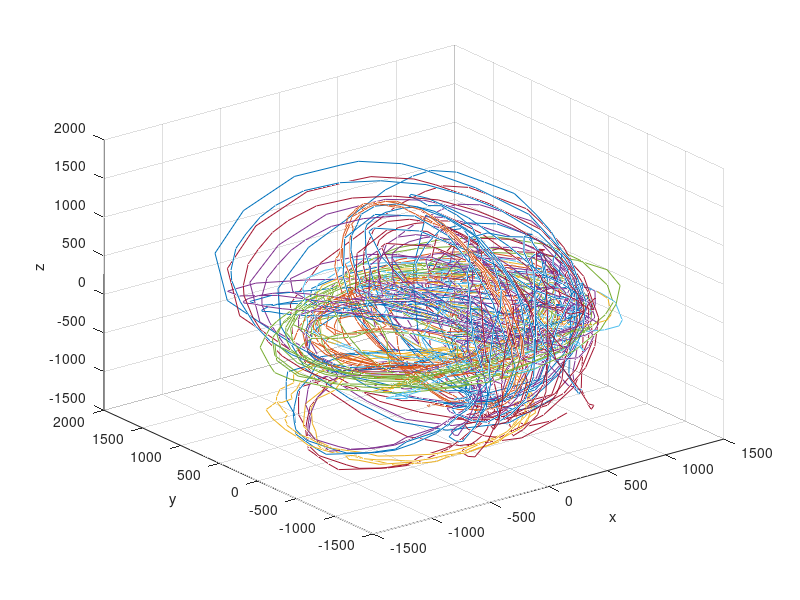

Here is the MATLAB script that generated this plot:
%% Калибровка магнитометра
clear;

%% Данные (измерения датчика), вращение магнитометра вокруг всех 3-х осей
xyz = [
-73      -436      -808      
-101      -462      -797      
-117      -450      -806      
-52      -460      -816      
15      -431      -833      
85      -343      -821      
150      -251      -818      
117      -180      -821      
150      21      -757      
185      82      -738      
180      227      -692      
202      341      -690      
152      417      -695      
92      502      -687      
47      563      -707      
-68      635      -716      
-188      706      -723      
-247      742      -723      
-356      756      -738      
-508      756      -767      
-607      682      -833      
-788      563      -888      
-911      420      -970      
-981      328      -996      
-1068      182      -1008      
-1133      63      -1016      
-1177      -143      -1040      
-1117      -410      -1062      
-1080      -518      -1073      
-930      -653      -1068      
-810      -735      -1047      
-723      -846      -947      
-515      -817      -916      
-395      -801      -847      
-267      -737      -821      
-150      -673      -821      
-25      -566      -841      
-3      -500      -838      
17      -426      -860      
96      -357      -865      
110      -260      -867      
156      -198      -845      
158      -185      -852      
77      -293      -860      
38      -428      -860      
-68      -581      -836      
-242      -713      -831      
-390      -792      -872      
-536      -817      -898      
-742      -780      -947      
-846      -796      -991      
-1003      -671      -1035      
-1245      -500      -1030      
-1133      -203      -1140      
-1120      82      -1088      
-948      362      -1027      
-897      547      -942      
-795      703      -823      
-728      785      -760      
-555      803      -770      
-402      851      -731      
-283      817      -736      
-161      772      -748      
-61      725      -757      
61      663      -738      
147      581      -748      
217      523      -736      
283      412      -748      
330      312      -753      
351      177      -757      
330      30      -772      
281      -165      -818      
210      -253      -843      
175      -355      -850      
138      -431      -872      
73      -433      -906      
96      -423      -921      
87      -376      -933      
117      -227      -921      
122      -111      -935      
110      -16      -906      
108      122      -872      
90      212      -808      
115      352      -751      
115      478      -661      
115      592      -573      
123      732      -432      
136      801      -337      
120      896      -175      
126      957      -62      
128      1025      147      
108      1038      293      
101      1033      495      
90      1022      633      
77      980      721      
90      898      841      
120      798      950      
168      653      1050      
168      468      1152      
191      280      1173      
188      37      1168      
202      -208      1103      
180      -388      1016      
180      -616      862      
172      -806      672      
180      -948      430      
177      -1046      142      
158      -1070      -57      
138      -1060      -235      
108      -1005      -420      
98      -912      -587      
82      -748      -755      
66      -600      -838      
15      -468      -880      
3      -415      -885      
1      -415      -872      
0      -602      -818      
13      -775      -728      
6      -901      -615      
-6      -1010      -448      
3      -1088      -165      
38      -1093      77      
92      -1051      298      
131      -948      517      
163      -820      713      
175      -611      921      
172      -355      1106      
120      21      1237      
73      331      1256      
36      526      1217      
-1      756      1098      
-15      912      928      
0      991      751      
-3      1055      582      
0      1070      388      
11      1036      165      
17      965      -16      
13      877      -178      
71      735      -376      
101      537      -561      
136      378      -685      
150      225      -765      
136      -3      -860      
112      -165      -885      
112      -378      -885      
55      -486      -877      
43      -495      -885      
108      -552      -850      
267      -690      -762      
425      -775      -605      
617      -761      -371      
765      -697      -80      
832      -595      235      
826      -481      527      
778      -370      765      
707      -298      940      
590      -148      1115      
527      -51      1212      
360      143      1371      
172      355      1490      
-77      571      1543      
-267      808      1487      
-408      1060      1327      
-531      1242      1103      
-628      1295      967      
-732      1323      777      
-821      1318      628      
-881      1290      386      
-895      1260      271      
-856      1205      3      
-810      1076      -273      
-756      975      -435      
-661      835      -590      
-515      671      -736      
-376      497      -838      
-270      372      -882      
-212      243      -901      
-150      153      -882      
-82      46      -891      
-13      -103      -901      
13      -170      -875      
50      -298      -828      
43      -445      -792      
50      -465      -785      
46      -488      -775      
63      -492      -775      
152      -410      -782      
300      -310      -765      
460      -180      -711      
622      -68      -610      
756      51      -435      
881      98      -222      
941      75      -43      
982      51      147      
952      46      398      
881      46      582      
837      13      707      
745      -85      818      
731      -177      860      
555      -338      977      
406      -561      940      
343      -787      800      
201      -1020      585      
82      -1207      268      
8      -1292      -175      
-27      -1237      -483      
-60      -1102      -721      
-22      -906      -911      
50      -775      -908      
122      -632      -896      
171      -531      -843      
188      -521      -833      
186      -476      -860      
175      -452      -867      
96      -423      -885      
-13      -348      -942      
-57      -146      -1001      
-145      125      -1022      
-293      420      -955      
-378      742      -806      
-522      1048      -600      
-626      1236      -417      
-835      1408      -80      
-846      1551      471      
-598      1558      918      
-286      1368      1320      
-27      1168      1451      
47      1043      1528      
193      706      1592      
277      552      1553      
471      167      1412      
712      -161      1120      
805      -571      666      
775      -811      252      
677      -911      -31      
568      -957      -242      
390      -946      -507      
172      -846      -702      
22      -723      -797      
-101      -502      -845      
-198      -436      -831      
-198      -523      -797      
-258      -725      -723      
-297      -885      -612      
-370      -1001      -536      
-525      -1041      -488      
-498      -1046      -561      
-311      -980      -757      
-101      -856      -921      
310      -801      -823      
593      -772      -585      
888      -561      -213      
965      -423      -1      
976      -288      293      
906      -232      571      
818      -161      728      
668      -201      862      
438      -291      1003      
297      -256      1093      
117      -291      1120      
27      -407      1068      
-47      -552      967      
-136      -645      906      
-201      -770      821      
-305      -951      628      
-370      -1083      378      
-353      -1171      28      
-296      -1157      -311      
-221      -1027      -605      
-101      -780      -852      
-15      -613      -918      
15      -761      -816      
-31      -975      -585      
-41      -1126      -91      
-66      -877      620      
-41      -578      937      
17      -162      1132      
1      241      1205      
-85      630      1083      
-128      956      646      
-152      941      175      
-193      747      -203      
-92      397      -636      
22      -8      -845      
163      -465      -831      
280      -953      -478      
330      -1078      98      
161      -1078      461      
120      -1255      170      
265      -1323      -213      
446      -1181      -561      
603      -1012      -721      
623      -946      -813      
731      -725      -865      
856      -462      -865      
941      -338      -777      
998      -260      -661      
1115      -93      -420      
1142      -130      -198      
1133      -220      13      
1063      -328      150      
976      -462      265      
857      -592      325      
682      -737      332      
531      -813      398      
342      -777      580      
188      -563      843      
76      -325      988      
-61      85      1108      
-185      497      1008      
-3      832      736      
155      906      308      
310      747      -98      
420      507      -373      
492      350      -532      
541      201      -622      
638      92      -653      
805      25      -546      
982      56      -332      
1082      158      -31      
1110      267      172      
1123      365      208      
1122      438      113      
1122      402      3      
1150      301      16      
1133      256      178      
1060      417      461      
946      611      546      
816      798      527      
652      908      446      
561      957      260      
467      938      77      
425      853      -126      
560      616      -361      
805      222      -391      
976      -22      -201      
1047      -45      147      
1093      -16      415      
1071      92      628      
1060      277      777      
1006      336      911      
966      415      1022      
848      621      1122      
731      808      1215      
636      1003      1186      
593      1167      1055      
498      1382      816      
335      1535      505      
-25      1585      193      
-360      1471      -150      
-497      1231      -463      
-530      853      -838      
-413      466      -1088      
-311      27      -1225      
-126      -370      -1237      
92      -621      -1142      
136      -782      -1057      
348      -911      -838      
436      -915      -795      
443      -737      -975      
376      -516      -1120      
372      -212      -1161      
402      372      -1040      
416      830      -736      
555      1093      -366      
610      1186      -132      
680      1223      88      
728      1205      476      
788      1141      407      
827      1083      335      
851      1038      311      
913      975      342      
895      960      327      
908      925      268      
936      885      206      
941      858      203      
925      820      77      
918      816      55      
876      787      1      
857      798      -18      
830      770      -80      
767      782      -137      
696      808      -165      
638      790      -286      
566      772      -366      
482      680      -538      
397      346      -826      
286      -61      -1008      
191      -288      -1062      
90      -407      -1086      
15      -465      -1111      
-73      -510      -1132      
-122      -502      -1168      
-142      -481      -1193      
-240      -571      -1183      
-342      -813      -1086      
-420      -1020      -965      
-468      -1260      -636      
-457      -1401      -227      
-436      -1408      -36      
-406      -1342      135      
-270      -1191      483      
-115      -1048      638      
-20      -915      777      
27      -798      865      
106      -611      978      
131      -405      1066      
226      -162      1155      
272      106      1168      
297      267      1152      
388      486      1068      
405      685      972      
378      735      1016      
297      763      1103      
233      642      1207      
198      367      1295      
188      113      1305      
233      -103      1246      
258      -365      1142      
307      -516      1035      
436      -747      726      
612      -748      530      
735      -748      352      
810      -703      296      
840      -661      268      
892      -557      213      
952      -417      245      
995      -341      278      
932      -291      520      
902      -262      595      
853      -243      677      
811      -365      653      
721      -465      682      
638      -585      690      
666      -697      568      
658      -806      391      
541      -911      342      
365      -1062      222      
270      -1133      55      
235      -1155      -175      
226      -1097      -386      
226      -1031      -500      
283      -896      -641      
283      -730      -765      
152      -656      -833      
115      -523      -862         
];

%% Данные (измерения датчика), вращение магнитометра вокруг Ox
xxyz = [
-343      -441      -801      
-332      -436      -800      
-330      -441      -792      
-321      -431      -808      
-321      -438      -800      
-326      -431      -795      
-321      -447      -797      
-323      -443      -801      
-327      -431      -800      
-330      -436      -801      
-335      -457      -811      
-310      -436      -797      
-330      -428      -795      
-265      -397      -828      
-193      -438      -870      
-156      -465      -877      
-147      -547      -880      
-90      -661      -850      
-82      -822      -772      
-112      -887      -736      
-126      -983      -607      
-108      -1027      -563      
-68      -1070      -492      
-61      -1107      -402      
-57      -1145      -308      
-52      -1160      -167      
-50      -1155      -103      
-27      -1171      -11      
-31      -1138      111      
-36      -1115      257      
-6      -911      656      
-38      -820      762      
-6      -671      926      
-31      -583      1016      
0      -445      1096      
13      -253      1196      
13      -141      1222      
-33      -42      1258      
-55      56      1271      
-47      108      1281      
-41      165      1281      
-47      251      1290      
-31      325      1276      
-15      391      1266      
-27      481      1248      
-33      526      1227      
-55      616      1212      
-50      703      1152      
-52      768      1096      
-41      832      1030      
-47      908      952      
-61      962      893      
-43      1022      772      
-46      1055      710      
-63      1072      607      
-71      1086      430      
-85      1070      317      
-82      1051      208      
-87      1020      57      
-90      911      -160      
-87      848      -260      
-82      793      -330      
-85      692      -451      
-85      561      -573      
-85      428      -666      
-87      305      -736      
-85      208      -806      
-63      101      -833      
-52      30      -875      
-76      -92      -891      
-63      -175      -918      
-66      -275      -906      
-82      -322      -916      
-85      -407      -903      
-63      -545      -882      
-76      -616      -857      
-80      -711      -823      
-71      -832      -718      
-61      -870      -682      
-41      -911      -633      
-52      -932      -626      
-73      -1022      -512      
-93      -1051      -458      
-77      -1065      -366      
-60      -1131      -118      
-52      -1097      101   
-57      -1112      128      
-61      -1067      298      
-25      -970      507      
-30      -922      590      
-43      -822      743      
-43      -792      777      
-17      -682      893      
-25      -531      1021      
-8      -376      1130      
-6      -220      1210      
25      -101      1245      
22      182      1302      
6      307      1292      
3      481      1286      
-6      613      1227      
-60      697      1176      
-61      811      1130      
-80      891      1027      
-55      943      970      
-61      1022      857      
-41      1065      746      
-31      1102      633      
-57      1110      410      
-90      1096      335      
-108      1097      317      
-133      1078      222      
-136      1031      72      
-140      965      -80      
-131      908      -165      
-103      811      -311      
-117      732      -420      
-103      608      -533      
-93      483      -631      
-103      346      -700      
-68      241      -767      
-52      127      -823      
-47      0      -865      
-68      -80      -882      
-68      -193      -898      
-73      -253      -903      
-73      -350      -901      
-61      -412      -875      
-61      -468      -882      
-73      -555      -860      
-85      -635      -826      
-90      -608      -841      
-77      -566      -865      
-85      -457      -896      
-76      -378      -903      
-71      -296      -923      
-87      -225      -906      
-77      -172      -906      
-63      -92      -887      
-50      35      -880      
-85      141      -821      
-76      236      -790      
-57      326      -755      
-36      460      -685      
-52      608      -573      
-47      716      -488      
-41      851      -347      
-38      1022      -67      
1      1093      72      
-25      1138      252      
-30      1136      468      
13      1105      695      
3      1062      813      
-13      957      983      
-8      851      1088      
20      656      1200      
43      438      1248      
38      191      1281      
6      -90      1232      
-1      -283      1156      
-6      -423      1091      
25      -583      957      
22      -730      841      
47      -927      582      
30      -1012      427      
46      -1088      193      
43      -1115      -3      
25      -1115      -203      
22      -1062      -381      
31      -1028      -473   
8      -975      -522      
-17      -893      -638      
-25      -827      -713      
-31      -677      -782      
-41      -566      -855      
-47      -468      -860      
-36      -393      -857      
-13      -272      -872      
-30      -132      -862      
-47      -48      -852      
-36      30      -836      
-36      130      -808      
-30      288      -755      
-36      455      -651      
-15      600      -561      
0      721      -437      
1      808      -340      
-6      912      -191      
-6      915      -188      
1      998      -26      
17      1043      87      
-1      1076      255      
3      1086      386      
3      1086      538      
8      1052      666      
-15      1038      743      
-11      996      816      
-3      957      885      
-8      896      967      
-43      861      1022      
-25      832      1055      
-27      772      1111      
-36      682      1166      
-27      597      1196      
-27      483      1225      
-8      373      1263      
-17      291      1251      
-17      186      1253      
1      106      1248      
-3      -80      1222      
1      -210      1178      
17      -360      1122      
17      -452      1071      
13      -597      975      
25      -718      872      
33      -793      782      
17      -870      667      
20      -925      612      
22      -1003      473      
33      -1083      281      
22      -1121      26      
71      -1131      -165      
38      -1110      -330      
22      -1072      -446      
6      -1043      -538      
20      -977      -620      
11      -908      -711      
-17      -742      -845      
-31      -635      -903      
-57      -526      -923      
-52      -528      -933 
];

%% Данные (измерения датчика), вращение магнитометра вокруг Oz
zxyz = [
367      -560      -993      
346      -560      -986      
378      -568      -988      
370      -608      -972      
360      -628      -981      
343      -685      -962      
307      -740      -978      
286      -761      -991      
242      -770      -1008      
177      -827      -1022      
120      -863      -1025      
90      -896      -1030      
8      -948      -1045      
-61      -965      -1057      
-145      -1020      -1050      
-231      -1015      -1047      
-367      -991      -1073      
-508      -980      -1076      
-615      -915      -1098      
-786      -817      -1091      
-936      -701      -1088      
-998      -640      -1050      
-1087      -571      -1018      
-1128      -510      -1013      
-1161      -455      -1008      
-1185      -362      -1003      
-1172      -180      -1003      
-1207      -90      -975      
-1193      16      -967      
-1170      122      -970      
-1133      180      -986   
-1101      256      -977      
-1047      305      -970      
-1052      348      -933      
-1022      478      -891      
-973      488      -923      
-867      518      -933      
-837      576      -913      
-756      628      -906      
-675      703      -887      
-598      730      -888      
-476      775      -880      
-390      806      -880      
-340      820      -882      
-210      835      -885      
-60      846      -857      
15      813      -870      
108      713      -903      
280      652      -888      
390      585      -852      
462      457      -880      
538      326      -908      
543      230      -908      
561      143      -911      
606      85      -926      
606      -16      -942      
612      -117      -933      
617      -227      -945      
596      -328      -962  
517      -420      -996      
485      -505      -1006      
452      -626      -996      
420      -671      -1022      
372      -766      -1032      
316      -793      -1035      
256      -835      -1030      
155      -925      -1060      
20      -960      -1078      
-93      -991      -1091      
-212      -1020      -1108      
-275      -1020      -1101      
-400      -1041      -1111      
-533      -1007      -1096      
-661      -977      -1108      
-758      -908      -1132      
-818      -882      -1115      
-906      -827      -1091      
-995      -780      -1076      
-1071      -727      -1055      
-1077      -656      -1052      
-1158      -523      -1052      
-1210      -402      -1032      
-1242      -262      -1022      
-1237      -108      -986      
-1245      32      -952      
-1231      227      -898      
-1193      360      -867      
-1087      443      -893      
-1017      495      -903      
-1001      518      -901      
-965      568      -888      
-890      640      -857      
-726      711      -872      
-666      803      -831      
-530      856      -828      
-373      856      -821      
-275      865      -833      
-126      853      -828      
-63      837      -831      
60      777      -841      
202      692      -865      
353      616      -838      
446      528      -813      
552      346      -845      
593      108      -888      
617      -111      -928      
598      -286      -935      
550      -370      -955      
515      -486      -957      
468      -605      -960      
392      -666      -986      
353      -742      -993      
302      -790      -1022      
235      -870      -1035      
171      -908      -1060      
101      -933      -1081      
110      -922      -1081      
223      -798      -1068      
418      -587      -1030      
527      -438      -983      
555      -143      -977      
508      158      -918      
392      452      -882      
316      555      -898      
201      632      -888      
60      723      -870      
-87      780      -865      
-193      723      -923      
-372      687      -962      
-555      616      -1011      
-753      516      -1042      
-860      370      -1091      
-962      225      -1115      
-987      87      -1137      
-1038      -45      -1161      
-1075      -180      -1173      
-1012      -307      -1207      
-992      -365      -1210      
-1031      -471      -1198      
-1003      -550      -1183      
-927      -713      -1193      
-758      -851      -1173      
-582      -915      -1161      
-443      -901      -1183      
-316      -882      -1198      
-82      -803      -1200      
112      -820      -1140      
302      -732      -1073      
427      -645      -1037      
452      -545      -1022      
547      -436      -972      
582      -331      -952      
596      -236      -952      
571      -137      -960      
547      -1      -952      
533      280      -885      
435      521      -836      
277      611      -875      
110      652      -906      
-46      703      -928      
-253      718      -937      
-452      597      -1030      
-527      563      -1025      
-633      536      -1030      
-767      421      -1040      
-900      203      -1098      
-960      68      -1111      
-1052      -92      -1122      
-1025      -225      -1155      
-1043      -352      -1161     
-997      -468      -1168      
-943      -502      -1205      
-902      -652      -1191      
-841      -782      -1210      
-742      -885      -1176      
-685      -885      -1198      
-598      -953      -1181      
-503      -981      -1135      
-357      -1031      -1108      
-182      -1133      -1013      
-66      -1020      -1052      
22      -948      -1062      
123      -841      -1078      
218      -772      -1062      
310      -587      -1078      
381      -476      -1047      
402      -492      -1027  
];

%% Графики данных
% Данные (измерения датчика), вращение магнитометра вокруг всех 3-х осей
x = xyz(:,1);
y = xyz(:,2);
z = xyz(:,3);

% Данные (измерения датчика), вращение магнитометра вокруг Ox
xx = xxyz(:,1);
xy = xxyz(:,2);
xz = xxyz(:,3);

% Данные (измерения датчика), вращение магнитометра вокруг Oz
zx = zxyz(:,1);
zy = zxyz(:,2);
zz = zxyz(:,3);

% Графики
plot3(x,y,z)
grid on
xlabel("x");ylabel("y");zlabel("z")
hold on

plot3(xx,xy,xz)
grid on
hold on

plot3(zx,zy,zz)
grid on
hold on

%% Hard Iron помехи
x_c = (max(x)+min(x))/2;
y_c = (max(y)+min(y))/2;
z_c = (max(z)+min(z))/2;

x_h = x - x_c;
y_h = y - y_c;
z_h = z - z_c;

% Графики
plot(x_h,y_h)
plot(y_h,z_h)
plot(x_h,z_h)
grid on
hold on

plot3(x_h,y_h,z_h)
grid on
hold on

%% Soft Iron помехи
ax = max(x_h)-min(x_h);
ay = max(y_h)-min(y_h);
az = max(z_h)-min(z_h);
a = [ax ay az];
[m,i] = min(a);

kx_s = a(i)/a(1);
ky_s = a(i)/a(2);
kz_s = a(i)/a(3);

x_s = kx_s*x_h;
y_s = ky_s*y_h;
z_s = kz_s*z_h;

% Графики
plot(x_s,y_s)
plot(y_s,z_s)
plot(x_s,z_s)
grid on
hold on

plot3(x_s,y_s,z_s)
grid on
hold on